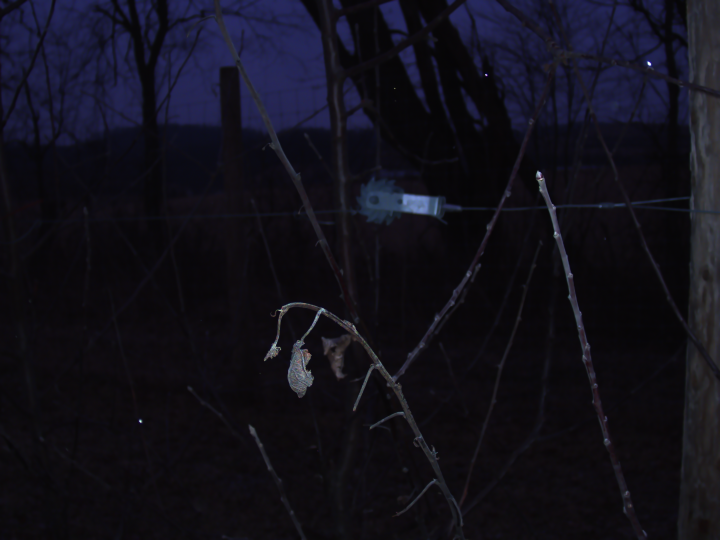
#> input picture data/1739373925_363698530_firefly_left.tif, 1440 x 1080 px, found by its file name (shown at 1/2 size)
$ python firefly_rectification.py   (older library calls are emulated)
#> lines starting #> are read from the running program, lines starting #| are printed output that depends on the picture
import cv2
import numpy as np

# ---------------------------
# Define file paths and parameters
# ---------------------------
# Image paths (adjust as needed)
left_image_path = 'data/1739373925_363698530_firefly_left.tif'
right_image_path = 'data/1739373925_363698530_firefly_right.tif'

# Calibration and image parameters
image_width = 1440
image_height = 1080

# Left camera calibration parameters
camera_matrix_left = np.array([[1749.35962,    0.     ,  713.57019],
                               [   0.     , 1749.35962,  507.55742],
                               [   0.     ,    0.     ,    1.     ]])
dist_coeffs_left = np.array([-0.272549, 0.121169, 0.001261, 0.000242, 0.000000])
rectification_matrix_left = np.array([[0.99932901,  0.01597826, -0.03295796],
                                      [-0.0158705 ,  0.99986783,  0.00352846],
                                      [0.03300998, -0.00300304,  0.99945051]])
projection_matrix_left = np.array([[1733.85896,    0.     ,  788.60532,    0.     ],
                                   [   0.     , 1733.85896,  499.08208,    0.     ],
                                   [   0.     ,    0.     ,    1.     ,    0.     ]])

# Right camera calibration parameters
camera_matrix_right = np.array([[1754.87034,    0.     ,  720.00669],
                                [   0.     , 1755.21112,  501.17944],
                                [   0.     ,    0.     ,    1.     ]])
dist_coeffs_right = np.array([-0.287626, 0.170100, 0.001074, -0.000579, 0.000000])
rectification_matrix_right = np.array([[0.9992357 ,  0.01323398, -0.03678146],
                                       [-0.01335407,  0.99990627, -0.00302124],
                                       [0.03673803,  0.00351011,  0.99931877]])
projection_matrix_right = np.array([[1733.85896,    0.     ,  788.60532, -104.72209],
                                    [   0.     , 1733.85896,  499.08208,    0.     ],
                                    [   0.     ,    0.     ,    1.     ,    0.     ]])

# ---------------------------
# Load and rectify images
# ---------------------------
# Load the images
left_img = cv2.imread(left_image_path, cv2.IMREAD_COLOR)
#> left_img is the input picture: shape (1080, 1440, 3); mean B, G, R 25.7, 16.1, 17.5
right_img = cv2.imread(right_image_path, cv2.IMREAD_COLOR)
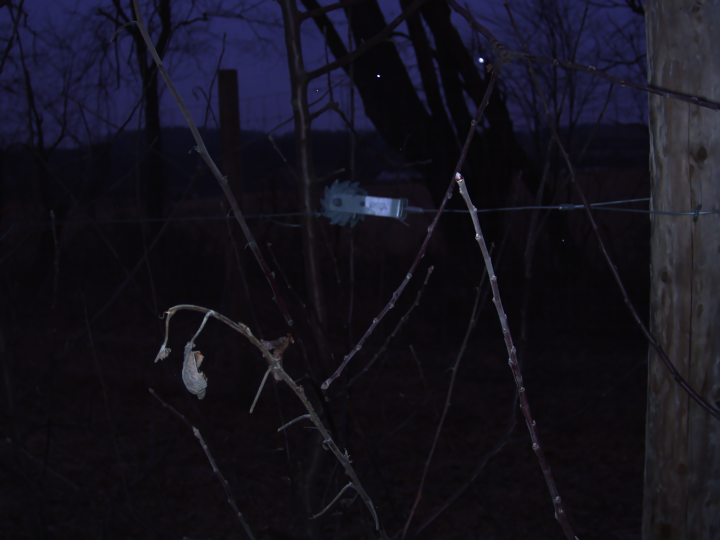
#> input picture data/1739373925_363698530_firefly_right.tif, 1440 x 1080 px, found by its file name (shown at 1/2 size)
#> right_img is the input picture: shape (1080, 1440, 3); mean B, G, R 27.9, 18, 19.9
if left_img is None or right_img is None:
    raise IOError("One of the input images was not loaded. Check the file paths.")

# Compute undistort/rectify maps for the left image
left_map1, left_map2 = cv2.initUndistortRectifyMap(
    camera_matrix_left,
    dist_coeffs_left,
    rectification_matrix_left,
    projection_matrix_left,
    (image_width, image_height),
    cv2.CV_32FC1
)
left_img_rectified = cv2.remap(left_img, left_map1, left_map2, cv2.INTER_LINEAR)
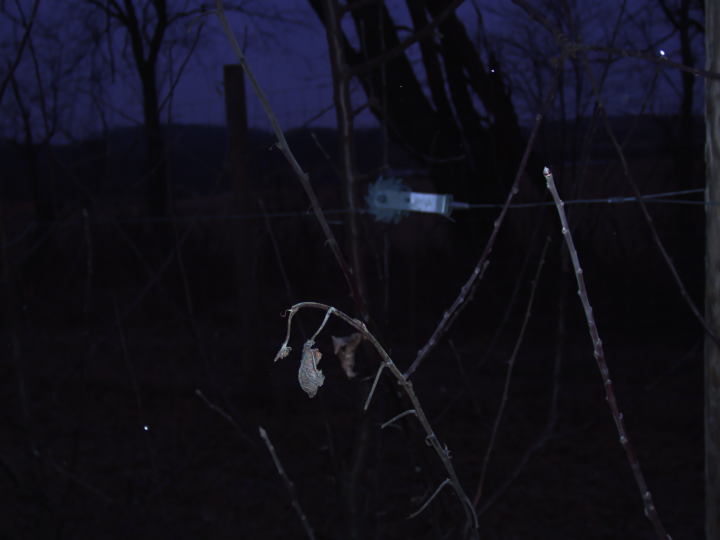
#> left_img_rectified: shape (1080, 1440, 3) (shown at 1/2 size); mean B, G, R 25, 15.4, 16.8

# Compute undistort/rectify maps for the right image
right_map1, right_map2 = cv2.initUndistortRectifyMap(
    camera_matrix_right,
    dist_coeffs_right,
    rectification_matrix_right,
    projection_matrix_right,
    (image_width, image_height),
    cv2.CV_32FC1
)
right_img_rectified = cv2.remap(right_img, right_map1, right_map2, cv2.INTER_LINEAR)
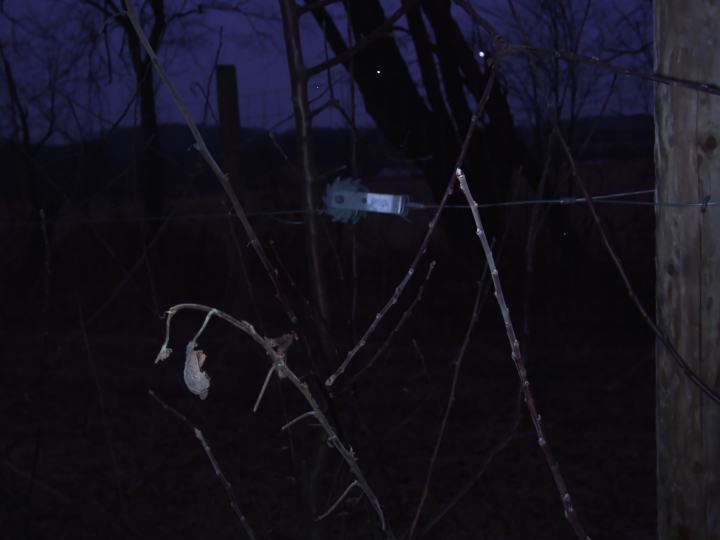
#> right_img_rectified: shape (1080, 1440, 3) (shown at 1/2 size); mean B, G, R 27.2, 17.6, 19.6

# Save the rectified images
cv2.imwrite('data/left_img_rectified.png', left_img_rectified)
cv2.imwrite('data/right_img_rectified.png', right_img_rectified)
